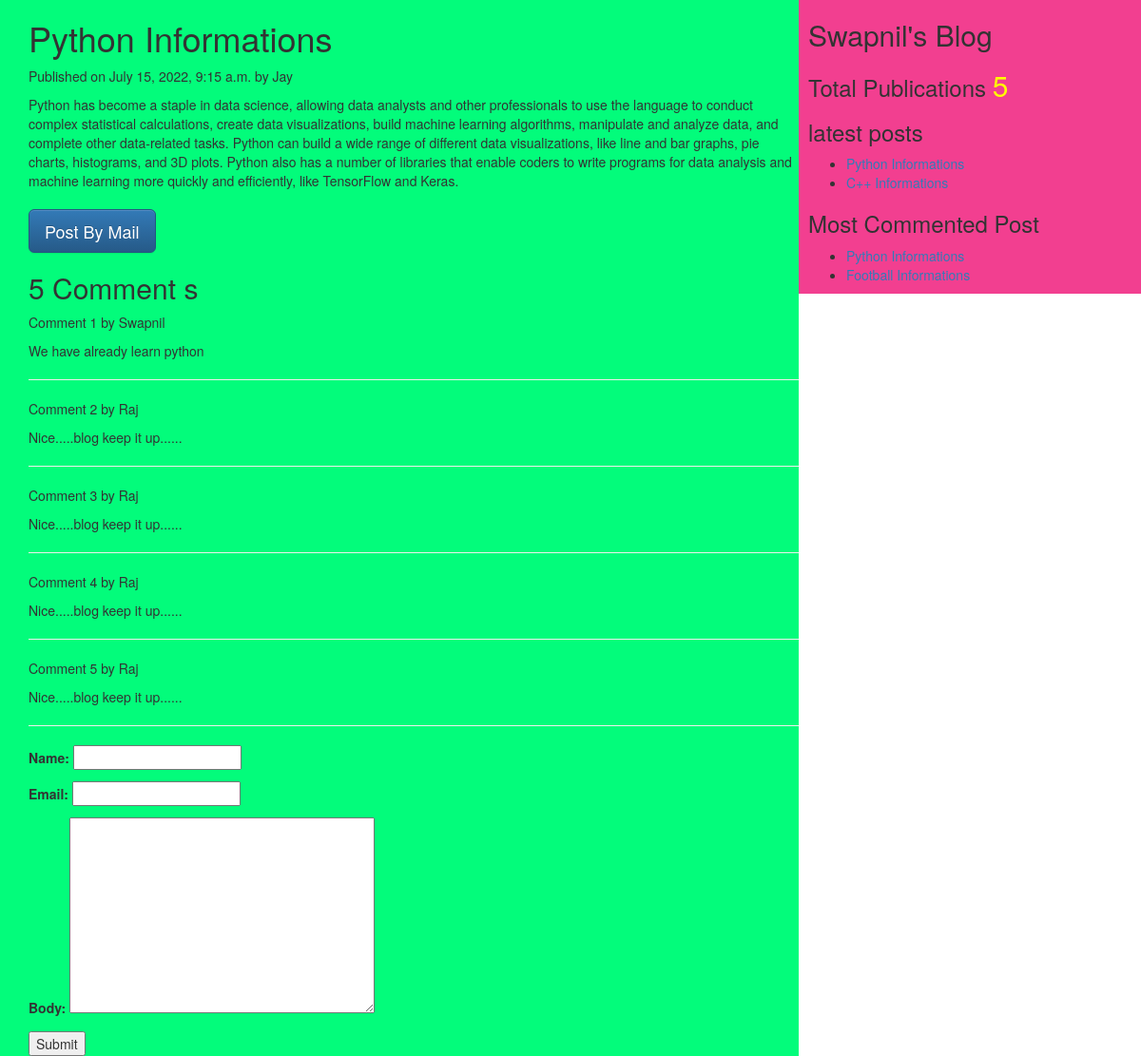
The app's page /2022/07/15/python-informations with its own data.
### myApp/models.py (models this page shows, shortened)
class Post(models.Model):
    tags=TaggableManager()
    STATUS_CHOICE=(('draft','Draft'),('published','Published'))
    title=models.CharField(max_length=256)
    slug=models.SlugField(max_length=264,unique_for_date='publish')
    author=models.ForeignKey(User,related_name='blog_posts',on_delete=models.CASCADE)
    body=models.TextField()
    publish=models.DateTimeField(default=timezone.now)
    created=models.DateTimeField(auto_now_add=True)
    updated=models.DateTimeField(auto_now=True)
    status=models.CharField(max_length=20,choices=STATUS_CHOICE,default='draft')
    objects=CustomManager()
    class Meta:
        ordering=('-publish',)
    def get_absolute_url(self):
        return reverse("post_detail",args=[self.publish.year,self.publish.strftime('%m'),self.publish.strftime('%d'),self.slug])

class Comment(models.Model):
    post=models.ForeignKey(Post,related_name="comments",on_delete=models.CASCADE)
    name=models.CharField(max_length=30)
    email=models.EmailField()
    body=models.TextField()
    created=models.DateTimeField(auto_now_add=True)
    updated=models.DateTimeField(auto_now=True)
    active=models.BooleanField(default=True)
    class Meta:
        ordering=('created',)

### myApp/views.py (the view, shortened to what this page needs)
# urls.py: re_path('(?P<year>\d{4})/(?P<month>\d{2})/(?P<day>\d{2})/(?P<post>[-\w]+)',post_detail_view,name="post_detail"),
def post_detail_view(request,year,month,day,post):
    post=get_object_or_404(Post,slug=post,publish__year=year,publish__month=month,publish__day=day)
    comments=post.comments.filter(active=True)
    csubmit=False
    form=CommentForm()
    d={'post':post,'form':form,'csubmit':csubmit,'comments':comments}
    return render(request,'myApp/post_detail.html',d)

### myApp/forms.py
class CommentForm(forms.ModelForm):
    class Meta:
        model=Comment
        fields=('name','email','body')

### myApp/models.py (called while the page is built)
    def get_queryset(self):
        return super().get_queryset().filter(status='published')

### myApp/templatetags/mytag.py (called while the page is built)
@register.simple_tag
def total_posts():
    return Post.objects.count()

@register.inclusion_tag('myApp/latest_post.html')
def show_latest_posts(count=3):
    latest_posts=Post.objects.order_by('-publish')[:count]
    return {'latest_posts':latest_posts}

@register.simple_tag
def get_most_commented_posts(count=2):
    return Post.objects.annotate(total_comments=Count('comments')).order_by('-total_comments')[:count]

### templates/myApp/post_detail.html (shortened to what this page needs)
<!DOCTYPE html>
{%extends 'myApp/parent.html'%}
    {%block content_block%}
    <h1>{{post.title}}</h1>
    <p>Published on {{post.publish}} by {{post.author}}</p>
    {{post.body}}<br><br>
    <a href="/{{post.id}}/share/" class="btn btn-lg btn-primary">Post By Mail</a>
    {%with comments.count as comments_count%}
    <h2>{{comments_count}} Comment {{comments_count|pluralize}}</h2>
    {%endwith%}
    {%if comments%}
    {%for c in comments%}
    <p>Comment {{forloop.counter}} by {{c.name}}</p>
    <div >{{c.body|linebreaks}}</div>
    <hr>
    {%endfor%}
    {%else%}
    <p style="color:red;font-size:12px;">There are no comments</p>
    {%endif%}
    {%if csubmit%}
    <h2>Thank You...Your comment has been added successfully</h2>
    {%else%}
    <form method="post">
      {{form.as_p}}
      <input type="submit" name="btn btn-lag btn-primary" value="Submit">
    </form>
    {%endif%}
    {%endblock%}

### templates/myApp/parent.html (shortened to what this page needs)
<!DOCTYPE html>
<html lang="en" dir="ltr">
{%load mytag%}
  <head>
    <link rel="stylesheet" href="https://maxcdn.bootstrapcdn.com/bootstrap/3.3.7/css/bootstrap.min.css">
    <link rel="stylesheet" href="https://maxcdn.bootstrapcdn.com/bootstrap/3.3.7/css/bootstrap-theme.min.css">
  </head>
  <body>
    <div class="content" style="width:70%;background-color:#03fc7b;float:left;padding:0 0 0 30px">
      {%block content_block%}
      {%endblock%}
    </div>
    <div class="sidebar" style="width:30%;height:300%;background-color:#f23f90;float:right;padding:0 0 0 10px">
      <h2>Swapnil's Blog</h2>
      <h3>Total Publications
        <span style="color:yellow;font-size:30px">
          {%total_posts%}
        </span>
      </h3>
      <h3>latest posts</h3>
      {%show_latest_posts 2%}
      <h3>Most Commented Post</h3>
      {%get_most_commented_posts as m%}
      <ul>
        {%for post in m%}
        <li><a href="{{post.get_absolute_url}}">{{post.title}}</a></li>
        {%endfor%}
      </ul>
    </div>
  </body>
</html>

### templates/myApp/latest_post.html
<!DOCTYPE html>
<html lang="en" dir="ltr">
  <body>
    <ul>
      {%for post in latest_posts%}
      <li><a href="{{post.get_absolute_url}}">{{post.title}}</a></li>
      {%endfor%}
    </ul>
  </body>
</html>

### records on screen
Post: title "Python Informations", publish "July 15, 2022, 9:15 a.m.", author "Jay", body "Python has become a staple in data science, allowing data analysts and other professionals to use the language to conduct complex statistical calculations, create data visualizations, build machine learning algorithms, manipulate and analyze data, and complete other data-related tasks. Python can build a wide range of different data visualizations, like line and bar graphs, pie charts, histograms, and 3D plots. Python also has a number of libraries that enable coders to write programs for data analysis and machine learning more quickly and efficiently, like TensorFlow and Keras."
Comment: name "Swapnil", body "We have already learn python"
Comment: name "Raj", body "Nice.....blog keep it up......"
Comment: name "Raj", body "Nice.....blog keep it up......"
Comment: name "Raj", body "Nice.....blog keep it up......"
Comment: name "Raj", body "Nice.....blog keep it up......"

### other values on screen
{{ comments_count }} "5"
